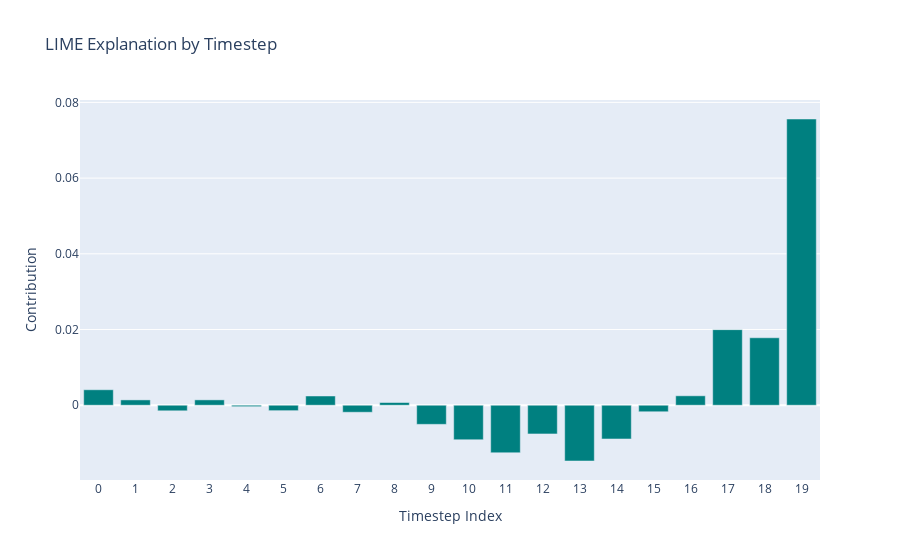

Notebook source saved alongside this figure:
### Markdown cell above
##### Local Explanation

Lime's explanations can't be aggregated to a global explanation, but we can use the local explanations to understand the model's behavior for a specific instance.

### Code cell
# Example: Select a single instance from the test set for explanation.

instance = X_test_flat[0]  # A 1D vector of shape (n_timesteps,)

# Generate a LIME explanation for the selected instance.
# 'num_features' controls how many timesteps (features) will be shown in the explanation.
explanation = explainer_lime.explain_instance(instance, predict_wrapper_lstm, num_features=20)

# Get the LIME explanation as a list of tuples:
lime_explanation_list = explanation.as_list()  # e.g., [("timestep_0", 0.12), ("timestep_1", -0.05), ...]

# Convert to DataFrame:
df_lime = pd.DataFrame(lime_explanation_list, columns=["feature", "contribution"])

# Extract numeric timestep index from the feature names, assuming they follow "timestep_<number>"
df_lime["timestep_index"] = df_lime["feature"].str.extract("timestep_(\d+)").astype(int)

# Now create a Plotly bar plot using the numeric x-axis.
fig = go.Figure(data=go.Bar(
    x=df_lime["timestep_index"],
    y=df_lime["contribution"],
    marker_color="teal"
))
fig.update_layout(
    title="LIME Explanation by Timestep",
    xaxis_title="Timestep Index",
    yaxis_title="Contribution",
    xaxis=dict(tickmode="linear", dtick=1)  # dtick=10 will show ticks every 10 timesteps
)
fig.show()

### Figure 1 — Plotly figure (JSON) as saved in the notebook; plotly's stock layout.template omitted (floating-point values rounded to 4 significant figures)
{"data": [{"marker": {"color": "teal"}, "type": "bar", "x": [19, 17, 18, 13, 11, 10, 14, 12, 9, 0, 16, 6, 7, 15, 2, 5, 3, 1, 8, 4], "y": [0.07561, 0.01997, 0.01782, -0.01473, -0.01256, -0.009114, -0.008911, -0.007588, -0.00505, 0.004089, 0.002492, 0.002441, -0.001852, -0.00172, -0.001473, -0.001433, 0.001418, 0.00141, 0.0007157, -0.0003699]}], "layout": {"title": {"text": "LIME Explanation by Timestep"}, "xaxis": {"dtick": 1, "tickmode": "linear", "title": {"text": "Timestep Index"}}, "yaxis": {"title": {"text": "Contribution"}}}}
